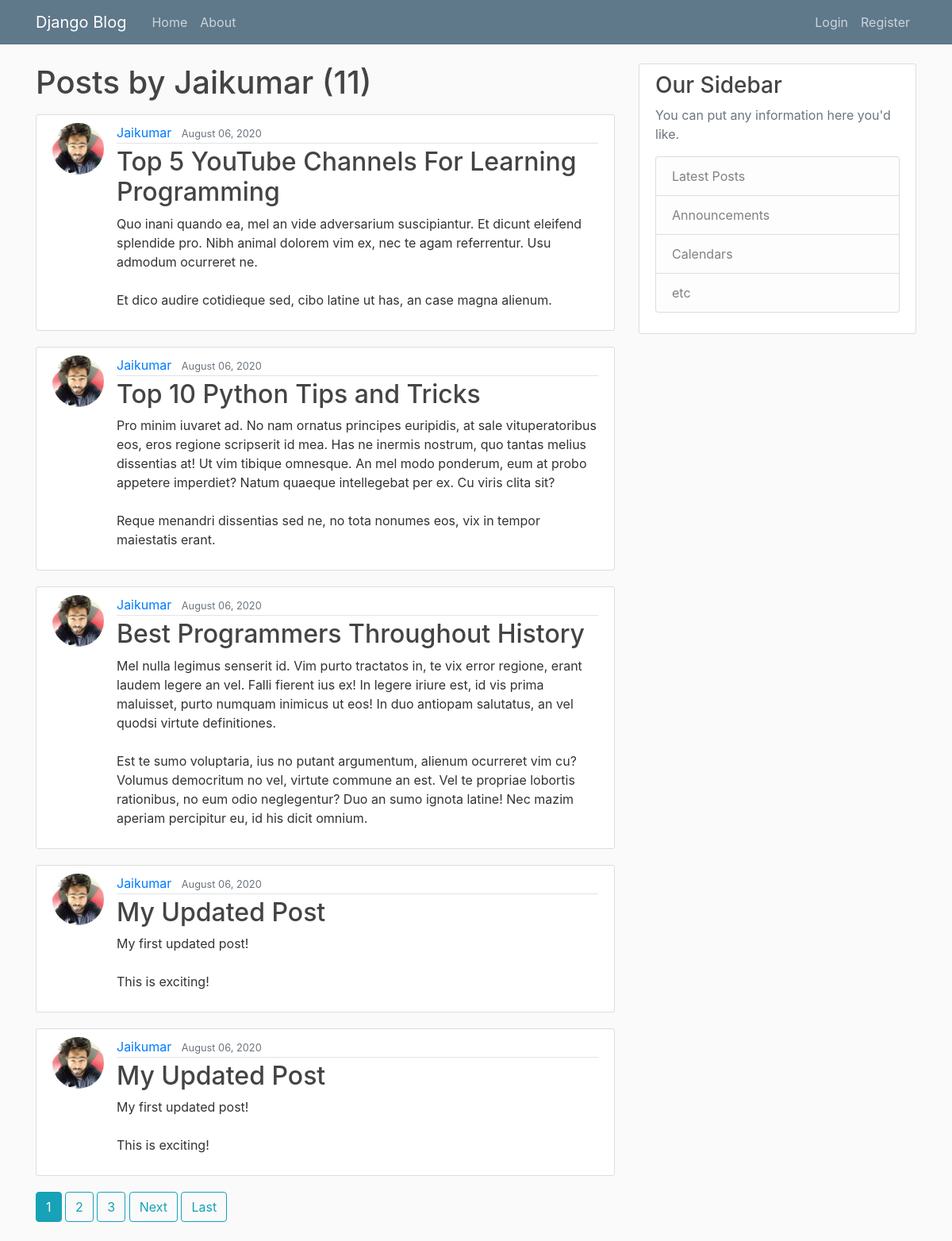
Screenshot of /user/Jaikumar with the database file from the repository.
### blog/models.py (models this page shows, shortened)
class Post(models.Model):
    title = models.CharField(max_length=100)
    content = models.TextField()
    date_posted = models.DateTimeField(default = timezone.now)
    author = models.ForeignKey(User, on_delete=models.CASCADE)

### users/models.py (models this page shows, shortened)
class Profile(models.Model):
    user = models.OneToOneField(User, on_delete = models.CASCADE)
    image = models.ImageField(default = 'default.jpg', upload_to = 'profile_pics')

### blog/views.py (the view)
# urls.py: path('user/<str:username>', UserPostListView.as_view(), name='user-posts'),
class UserPostListView(ListView):
    model = Post
    template_name = 'blog/user_posts.html'
    context_object_name = 'posts'
    paginate_by = 5
    def get_queryset(self):
        user = get_object_or_404(User, username=self.kwargs.get('username'))
        return Post.objects.filter(author=user).order_by('-date_posted')

### blog/templates/blog/user_posts.html (shortened to what this page needs)
{% extends 'blog/base.html' %}
{% block content %}
    <h1 class="mb-3">Posts by {{ view.kwargs.username }} ({{ page_obj.paginator.count }})</h1>
    {% for post in posts %}
        <article class="media content-section">
            <img class = "rounded-circle article-img" src="{{ post.author.profile.image.url }}">
            <div class="media-body">
            <div class="article-metadata">
                <a class="mr-2" href="{% url 'user-posts' post.author.username %}">{{ post.author }}</a>
                <small class="text-muted">{{ post.date_posted|date:'F d, Y' }}</small>
            </div>
            <h2><a class="article-title" href="{% url 'post-detail' post.id%}">{{ post.title }}</a></h2>
            <p class="article-content">{{ post.content }}</p>
            </div>
        </article>
    {% endfor %}
    {% if is_paginated %}
        {% for num in page_obj.paginator.page_range %}
            {% if page_obj.number == num %}
                <a class="btn btn-info mb-4" href="?page={{ num }}">{{ num }}</a>
            {% elif num > page_obj.number|add:'-3' and num < page_obj.number|add:'3' %}
                <a class="btn btn-outline-info mb-4" href="?page={{ num }}">{{ num }}</a>
            {% endif %}
        {% endfor %}
        {% if page_obj.has_next %}
            <a class="btn btn-outline-info mb-4" href="?page={{ page_obj.next_page_number }}">Next</a>
            <a class="btn btn-outline-info mb-4" href="?page={{ page_obj.paginator.num_pages }}">Last</a>
        {% endif %}
    {% endif %}
{% endblock %}

### blog/static/blog/main.css (style rules this page uses)
body { background: #fafafa; color: #333333; margin-top: 5rem; }
h1, h2, h3, h4, h5, h6 { color: #444444; }
.content-section { background: #ffffff; padding: 10px 20px; border: 1px solid #dddddd; border-radius: 3px; margin-bottom: 20px; }
.article-title { color: #444444; }
.article-content { white-space: pre-line; }
.article-img { height: 65px; width: 65px; margin-right: 16px; }
.article-metadata { padding-bottom: 1px; margin-bottom: 4px; border-bottom: 1px solid #e3e3e3 }

### rows the page displays
Post: author.profile.image (picture), author "Jaikumar", date_posted "August 06, 2020", title "Top 5 YouTube Channels For Learning Programming", content "Quo inani quando ea, mel an vide adversarium suscipiantur. Et dicunt eleifend splendide pro. Nibh animal dolorem vim ex, nec te agam referrentur. Usu admodum ocurreret ne. Et dico audire cotidieque sed, cibo latine ut has, an case magna alienum."
Post: author.profile.image (picture), author "Jaikumar", date_posted "August 06, 2020", title "Top 10 Python Tips and Tricks", content "Pro minim iuvaret ad. No nam ornatus principes euripidis, at sale vituperatoribus eos, eros regione scripserit id mea. Has ne inermis nostrum, quo tantas melius dissentias at! Ut vim tibique omnesque. An mel modo ponderum, eum at probo appetere imperdiet? Natum quaeque intellegebat per ex. Cu viris clita sit? Reque menandri dissentias sed ne, no tota nonumes eos, vix in tempor maiestatis erant."
Post: author.profile.image (picture), author "Jaikumar", date_posted "August 06, 2020", title "Best Programmers Throughout History", content "Mel nulla legimus senserit id. Vim purto tractatos in, te vix error regione, erant laudem legere an vel. Falli fierent ius ex! In legere iriure est, id vis prima maluisset, purto numquam inimicus ut eos! In duo antiopam salutatus, an vel quodsi virtute definitiones. Est te sumo voluptaria, ius no putant argumentum, alienum ocurreret vim cu? Volumus democritum no vel, virtute commune an est. Vel te propriae lobortis rationibus, no eum odio neglegentur? Duo an sumo ignota latine! Nec mazim aperiam percipitur eu, id his dicit omnium."
Post: author.profile.image (picture), author "Jaikumar", date_posted "August 06, 2020", title "My Updated Post", content "My first updated post! This is exciting!"
Post: author.profile.image (picture), author "Jaikumar", date_posted "August 06, 2020", title "My Updated Post", content "My first updated post! This is exciting!"

### other values shown
{{ view.kwargs.username }} "Jaikumar"
{{ page_obj.paginator.count }} "11"
{{ num }} "1"
{{ num }} "2" "3"
